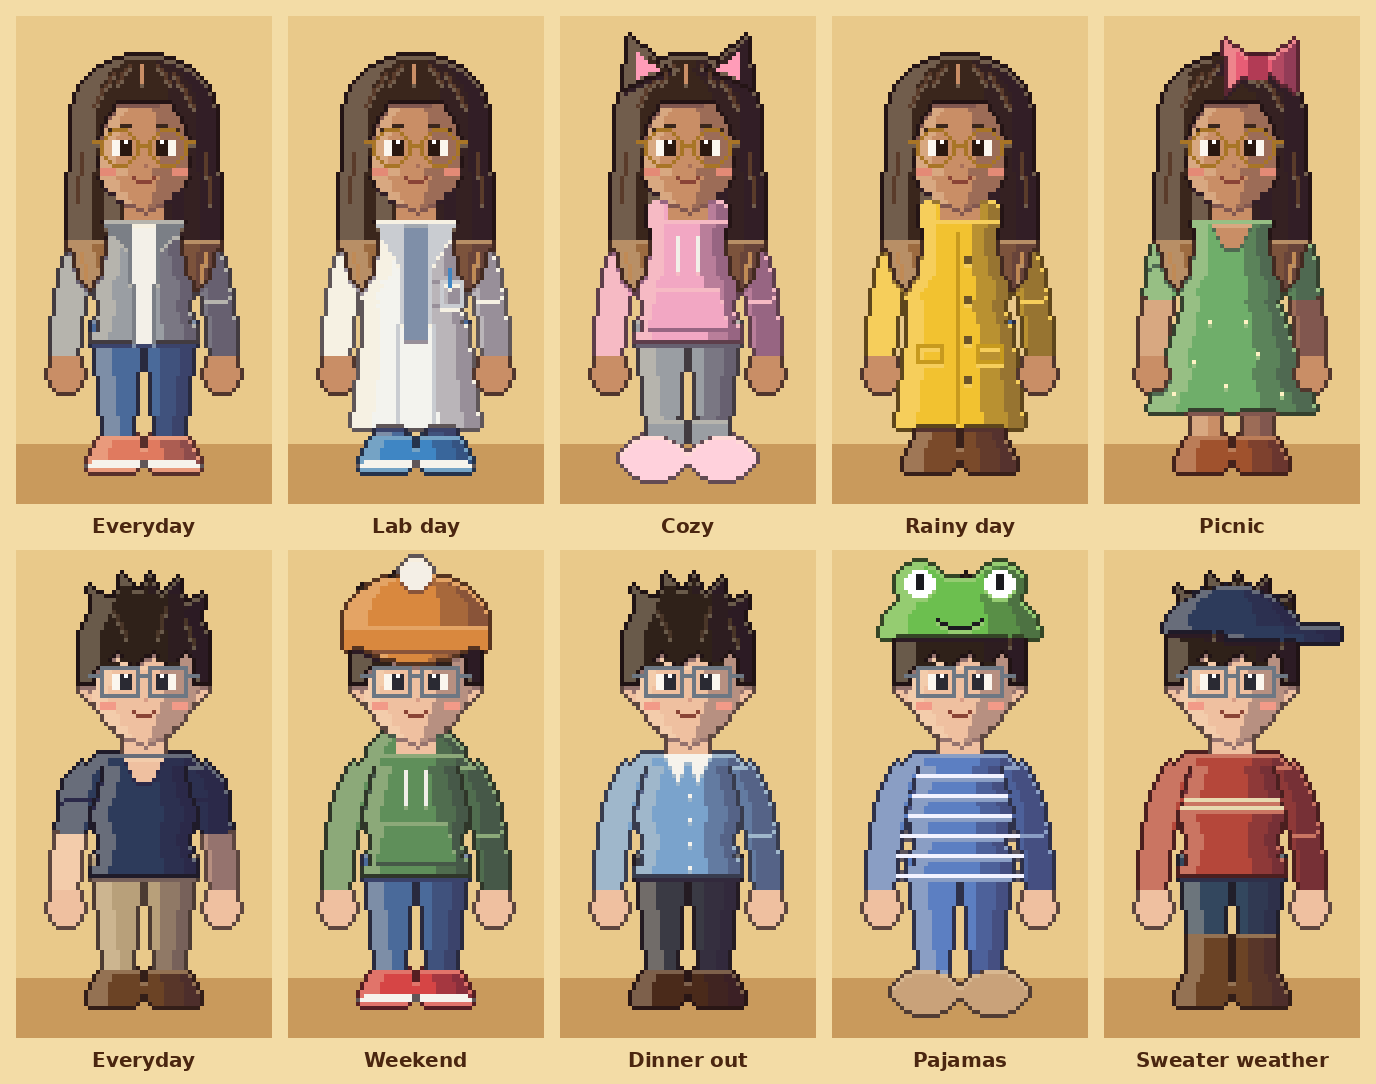

Source code (Python):
"""Bigger Stardew-style sprites (64x116): real shoulders, waist, tapered limbs, hands and faces."""
from render2 import *
SKIN = {"sam": "#c98e66", "charlie": "#efc0a0"}
HAIR = {"sam": "#3a261c", "charlie": "#2f2119"}
def mirror(pts): return [(63 - x, y) for x, y in pts]

# body landmarks (left side; the right side is mirrored)
ARM_UP = [(16, 47), (21, 48), (19, 56), (16, 65), (10, 64), (12, 54)]
ARM_LO = [(10, 64), (16, 65), (15, 73), (14, 80), (9, 80), (9, 72)]
LEG = [(20, 72), (31, 72), (31, 76), (30, 78), (29, 88), (28, 100), (22, 100), (21, 88), (20, 80)]
TORSO = [(20, 45), (43, 45), (46, 48), (45, 57), (42, 66), (44, 72), (19, 72), (21, 66), (18, 57), (17, 48)]

def person(k, o):
    s = Sprite(); skin, hair = SKIN[k], HAIR[k]
    top, tc = o["top"]; bot, bc = o["bottom"]; shoe, sc = o["shoes"]; hat, hc = o.get("hat", ("none", ""))
    short = top in ("tee", "dress"); long = top in ("labcoat", "raincoat")
    if k == "sam":   # long wavy hair behind the shoulders
        s.part("hairback", hair, lambda d: (d.ellipse([15, 5, 48, 40]), d.polygon([(15, 22), (48, 22), (50, 46), (47, 56), (16, 56), (13, 46)])))
        s.part("hairends", "#9c6b40", lambda d: (d.polygon([(13, 46), (20, 46), (20, 55), (17, 59), (14, 55)]), d.polygon(mirror([(13, 46), (20, 46), (20, 55), (17, 59), (14, 55)]))), cyl=False)
    if top in ("hoodie", "raincoat"): s.part("hood", tc, lambda d: d.ellipse([20, 38, 43, 52]))
    # legs + bottoms
    if top == "dress" or bot in ("shorts", "skirt"):
        s.part("legs", skin, lambda d: (d.polygon(LEG), d.polygon(mirror(LEG))))
    if top != "dress":
        if bot == "shorts": s.part("pants", bc, lambda d: (d.polygon([(19, 70), (44, 70), (45, 86), (33, 86), (32, 78), (31, 86), (19, 86)])))
        elif bot == "skirt": s.part("pants", bc, lambda d: d.polygon([(19, 70), (44, 70), (49, 88), (14, 88)]))
        else:
            s.part("pants", bc, lambda d: (d.polygon(LEG), d.polygon(mirror(LEG)), d.rectangle([19, 70, 44, 76])))
            if bot == "jeans": s.part("detail", "#c9a35a", lambda d: (d.line([(24, 82), (24, 98)]), d.line([(39, 82), (39, 98)])), flat=True) if False else None
            if bot == "sweats": s.part("pants", bc, lambda d: (d.rectangle([22, 95, 30, 100]), d.rectangle([33, 95, 41, 100])), cyl=False)
    # shoes
    FOOT = [(21, 99), (30, 99), (31, 104), (29, 107), (18, 107), (18, 104)]
    if shoe == "boots": s.part("shoes", sc, lambda d: (d.polygon([(21, 90), (30, 90)] + FOOT[1:] + [(18, 104), (21, 99)]), d.polygon(mirror([(21, 90), (30, 90)] + FOOT[1:] + [(18, 104), (21, 99)]))))
    elif shoe == "slippers": s.part("shoes", sc, lambda d: (d.ellipse([15, 99, 31, 109]), d.ellipse([32, 99, 48, 109])), cyl=False)
    else: s.part("shoes", sc, lambda d: (d.polygon(FOOT), d.polygon(mirror(FOOT))))
    if shoe == "sneakers": s.part("detail", "#f6f3ec", lambda d: (d.line([(18, 106), (30, 106)]), d.line([(33, 106), (45, 106)]), d.line([(19, 105), (30, 105)]), d.line([(33, 105), (44, 105)])), flat=True)
    # neck + torso
    s.part("neck", skin, lambda d: d.polygon([(27, 38), (36, 38), (36, 48), (27, 48)]), cyl=False)
    if top == "dress":
        s.part("top", tc, lambda d: d.polygon(TORSO[:5] + [(43, 66), (52, 92), (11, 92), (20, 66)] + TORSO[8:]))
    elif long:
        s.part("top", tc, lambda d: d.polygon(TORSO[:5] + [(44, 72), (47, 96), (16, 96), (19, 72)] + TORSO[8:]))
    else:
        s.part("top", tc, lambda d: d.polygon(TORSO[:6] + [(44, 75), (19, 75)] + TORSO[7:]))
    # top details
    if top == "fleece":
        s.part("detail", "#f3f0e8", lambda d: d.polygon([(28, 46), (35, 46), (34, 75), (29, 75)]), cyl=False)
        s.part("detail", "#7b7f86", lambda d: (d.line([(28, 47), (29, 75)]), d.line([(35, 47), (34, 75)]), d.polygon([(21, 46), (28, 46), (28, 52)]), d.polygon([(42, 46), (35, 46), (35, 52)])), flat=True)
    if top == "labcoat":
        s.part("detail", "#7f8fa8", lambda d: d.polygon([(28, 46), (35, 46), (34, 74), (29, 74)]), cyl=False)
        s.part("detail", "#c9ccd1", lambda d: (d.line([(28, 47), (27, 95)]), d.line([(35, 47), (36, 95)]), d.rectangle([38, 60, 43, 66], outline=1), d.polygon([(21, 46), (28, 46), (28, 56)]), d.polygon([(42, 46), (35, 46), (35, 56)])), flat=True)
        s.part("detail", "#3f86c4", lambda d: d.line([(40, 57), (40, 61)]), flat=True)
    if top == "hoodie":
        s.part("detail", "#f2efe8", lambda d: (d.line([(29, 49), (29, 57)]), d.line([(34, 49), (34, 57)])), flat=True)
        s.part("detail", ramp(tc)["sh"] and tc, lambda d: d.polygon([(24, 62), (39, 62), (41, 71), (22, 71)]), cyl=False)
    if top in ("tee", "dress"): s.part("detail", skin, lambda d: d.polygon([(27, 46), (36, 46), (33, 51), (30, 51)]), cyl=False)
    if top == "shirt":
        s.part("detail", "#f6f3ec", lambda d: (d.polygon([(26, 45), (31, 45), (29, 51)]), d.polygon([(32, 45), (37, 45), (34, 51)])), flat=True)
        s.part("detail", "#f6f3ec", lambda d: [d.point((32, y)) for y in (55, 61, 67, 73)], flat=True)
    if top == "sweater": s.part("detail", "#e8d9b0", lambda d: (d.line([(18, 56), (45, 56)]), d.line([(18, 58), (45, 58)])), flat=True)
    if top == "raincoat":
        s.part("detail", "#6b5328", lambda d: [d.rectangle([33, y, 34, y+1]) for y in (54, 64, 74, 84)], flat=True)
        s.part("detail", "#c79a1e", lambda d: (d.line([(31, 48), (31, 95)]), d.rectangle([21, 76, 27, 80], outline=1), d.rectangle([36, 76, 42, 80], outline=1)), flat=True)
    if top == "pajamas":
        s.part("detail", "#f2f2ff", lambda d: [d.line([(14, y), (49, y)]) for y in range(50, 76, 5)], flat=True)
    if top == "dress":
        s.part("detail", "#fff3c4", lambda d: [d.point(p) for p in ((22, 80), (30, 86), (38, 78), (44, 88), (26, 70), (35, 70), (17, 88))], flat=True)
    # arms (sleeves), forearms, hands
    s.part("arms", tc, lambda d: (d.polygon(ARM_UP), d.polygon(mirror(ARM_UP))))
    s.part("arms" if not short else "arms2", tc if not short else skin, lambda d: (d.polygon(ARM_LO), d.polygon(mirror(ARM_LO))))
    if short: s.part("arms", tc, lambda d: (d.polygon([(16, 47), (21, 48), (20, 55), (11, 56), (12, 51)]), d.polygon(mirror([(16, 47), (21, 48), (20, 55), (11, 56), (12, 51)]))))
    if top == "pajamas": s.part("detail", "#f2f2ff", lambda d: [d.line([(12, y), (22, y)]) or d.line([(41, y), (51, y)]) for y in range(55, 80, 5)], flat=True) if False else None
    HAND = [(9, 79), (15, 79), (16, 84), (14, 87), (10, 87), (8, 84)]
    s.part("hands", skin, lambda d: (d.polygon(HAND), d.polygon(mirror(HAND))), cyl=False)
    # head
    s.part("ears", skin, lambda d: (d.ellipse([16, 24, 21, 31]), d.ellipse([42, 24, 47, 31])), cyl=False)
    s.part("face", skin, lambda d: (d.ellipse([18, 9, 45, 40]), d.polygon([(21, 30), (42, 30), (38, 39), (32, 42), (25, 39)])))
    if k == "sam":
        s.part("hair", hair, lambda d: (d.pieslice([15, 4, 48, 26], 180, 360),
               d.polygon([(31, 6), (24, 10), (19, 16), (17, 24), (16, 34), (19, 28), (22, 19), (27, 13), (31, 11)]),
               d.polygon(mirror([(31, 6), (24, 10), (19, 16), (17, 24), (16, 34), (19, 28), (22, 19), (27, 13), (31, 11)])),
               d.polygon([(14, 16), (19, 16), (21, 40), (22, 52), (20, 58), (15, 58), (13, 48)]), d.polygon(mirror([(14, 16), (19, 16), (21, 40), (22, 52), (20, 58), (15, 58), (13, 48)]))))
        s.part("hairtips", "#9c6b40", lambda d: (d.polygon([(13, 50), (22, 50), (21, 58), (18, 62), (15, 59)]), d.polygon(mirror([(13, 50), (22, 50), (21, 58), (18, 62), (15, 59)]))))
        s.part("detail", "#c08a55", lambda d: (d.line([(16, 53), (17, 59)]), d.line([(47, 53), (46, 59)])), flat=True)
        s.part("detail", "#5a3b2a", lambda d: (d.line([(24, 8), (19, 16)]), d.line([(39, 8), (44, 16)]), d.line([(16, 28), (15, 40)]), d.line([(47, 28), (48, 40)]), d.line([(28, 6), (25, 10)]), d.line([(35, 6), (38, 10)])), flat=True)
        s.part("detail", skin, lambda d: d.line([(31, 6), (31, 10)]), flat=True)
    else:
        tufts = [(20, 10, 18, 3, 25, 8), (25, 7, 26, 0, 31, 6), (30, 6, 33, 0, 36, 6), (35, 6, 40, 1, 41, 8), (40, 8, 46, 5, 45, 12)]
        s.part("hair", hair, lambda d: (d.pieslice([16, 4, 47, 30], 180, 360), d.polygon([(16, 17), (47, 17), (46, 22), (42, 19), (38, 23), (34, 19), (29, 23), (25, 19), (21, 23), (17, 24)]),
               d.rectangle([16, 16, 19, 27]), d.rectangle([44, 16, 47, 27]), *[d.polygon([(a, b), (c, e), (f, g)]) for a, b, c, e, f, g in tufts]))
        s.part("detail", "#4a3628", lambda d: (d.line([(24, 9), (27, 15)]), d.line([(37, 8), (35, 15)]), d.line([(42, 11), (44, 17)])), flat=True)
    # face details
    eye = "#2a1810" if k == "sam" else "#2a2a33"
    s.part("brow", hair, lambda d: (d.line([(23, 22), (28, 21)]), d.line([(35, 21), (40, 22)])), flat=True)
    s.part("eyewhite", "#fbf6ee", lambda d: (d.rectangle([24, 25, 28, 28]), d.rectangle([35, 25, 39, 28])), flat=True)
    s.part("eye", eye, lambda d: (d.rectangle([26, 25, 28, 28]), d.rectangle([35, 25, 37, 28])), flat=True)
    s.part("shine", "#ffffff", lambda d: (d.point((27, 25)), d.point((36, 25))), flat=True)
    if k == "sam":
        s.part("glass", "#a87526", lambda d: (d.ellipse([21, 22, 30, 31], outline=1), d.ellipse([33, 22, 42, 31], outline=1), d.line([(31, 26), (32, 26)]), d.line([(19, 25), (21, 25)]), d.line([(42, 25), (44, 25)])), flat=True)
    else:
        s.part("glass", "#6d7783", lambda d: (d.rectangle([21, 23, 30, 30], outline=1), d.rectangle([33, 23, 42, 30], outline=1), d.line([(31, 25), (32, 25)]), d.line([(18, 25), (21, 25)]), d.line([(42, 25), (45, 25)])), flat=True)
    s.part("nose", ramp(skin)["sh"] and skin, lambda d: None)
    s.part("blush", "#e48a76" if k == "sam" else "#f29a88", lambda d: (d.rectangle([21, 32, 24, 33]), d.rectangle([39, 32, 42, 33])), flat=True)
    s.part("nosedot", "#a8705a" if k == "sam" else "#d79c86", lambda d: d.point((32, 31)), flat=True)
    s.part("mouth", "#8a4436", lambda d: (d.line([(30, 35), (33, 35)]), d.point((29, 34)), d.point((34, 34))), flat=True)
    # hats
    if hat == "beanie":
        s.part("hat", hc, lambda d: d.ellipse([14, 0, 49, 22]))
        s.part("hat", hc, lambda d: d.rectangle([14, 13, 49, 18]), cyl=False)
        s.part("pom", "#f4efe6", lambda d: d.ellipse([28, -4, 35, 3]), cyl=False)
    if hat == "cap":
        s.part("hat", hc, lambda d: (d.pieslice([15, 3, 48, 26], 180, 360), d.polygon([(30, 13), (58, 13), (58, 16), (30, 16)])))
    if hat == "frog":
        s.part("hat", hc, lambda d: (d.pieslice([12, 1, 51, 30], 180, 360), d.ellipse([16, -3, 27, 7]), d.ellipse([36, -3, 47, 7])))
        s.part("detail", "#ffffff", lambda d: (d.ellipse([18, -1, 25, 5]), d.ellipse([38, -1, 45, 5])), flat=True)
        s.part("detail", "#1b1b1f", lambda d: (d.rectangle([21, 0, 22, 3]), d.rectangle([41, 0, 42, 3]), d.line([(26, 11), (29, 13), (34, 13), (37, 11)])), flat=True)
    if hat == "catears":
        s.part("hat", hc, lambda d: (d.polygon([(16, 12), (17, -1), (27, 7)]), d.polygon(mirror([(16, 12), (17, -1), (27, 7)]))))
        s.part("detail", "#ff9cb8", lambda d: (d.polygon([(19, 9), (19, 3), (24, 7)]), d.polygon(mirror([(19, 9), (19, 3), (24, 7)]))), flat=True)
    if hat == "bow":
        s.part("hat", hc, lambda d: (d.polygon([(38, 6), (47, 0), (47, 13)]), d.polygon([(38, 6), (30, 0), (30, 13)])))
        s.part("detail", ramp(hc)["sh"] and "#b23b55", lambda d: d.rectangle([36, 4, 40, 9]), flat=True)
    return s.render()

from sd import LOOKS
if __name__ == "__main__":
    from PIL import ImageFont
    sc = 4; cw, ch = W*sc, H*sc
    font = ImageFont.truetype("/usr/share/fonts/truetype/dejavu/DejaVuSans-Bold.ttf", 20)
    sheet = Image.new("RGB", (5*(cw+16)+16, 2*(ch+46)+16), "#f3dca6"); dr = ImageDraw.Draw(sheet)
    for i, (k, label, o) in enumerate(LOOKS):
        r, c = divmod(i, 5); x, y = 16 + c*(cw+16), 16 + r*(ch+46)
        dr.rectangle([x, y, x+cw-1, y+ch-1], fill="#e9c98a"); dr.rectangle([x, y+ch-60, x+cw-1, y+ch-1], fill="#c99a5c")
        f = person(k, o).resize((cw, ch), Image.NEAREST); sheet.paste(f, (x, y), f)
        dr.text((x+cw//2, y+ch+22), label, fill="#4a2610", font=font, anchor="mm")
    sheet.save("sd2.png"); print(sheet.size)
